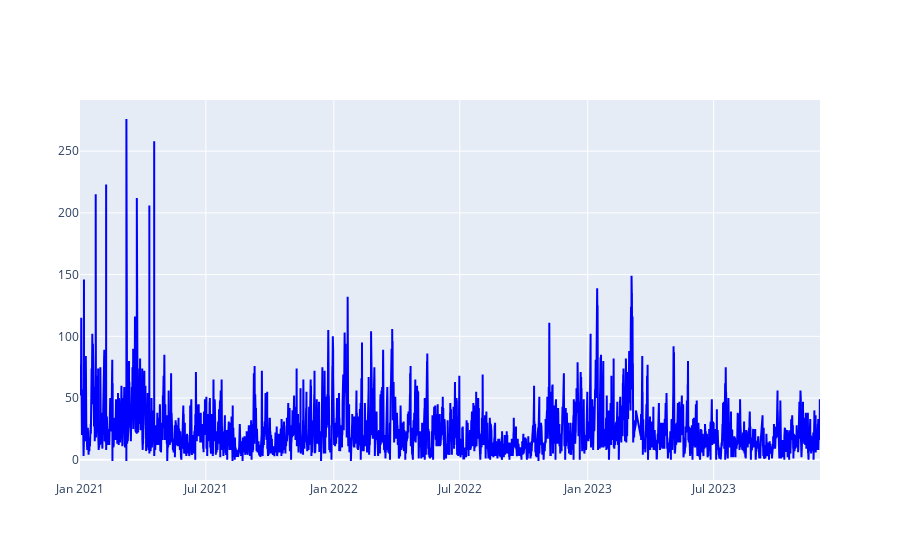

The cell this chart's notebook holds for it:
### Markdown cell above
## time series

### Code cell
# plot time series for S02 and staiontion code 205 with plotly
station_code = 205
station_data = measurement_data[measurement_data['Station code'] == station_code]


# pio.renderers.default = "browser"  # Use the default browser for rendering

fig = go.Figure()
fig.add_trace(go.Scatter(x=station_data['Measurement date'], y=station_data['PM2.5'],
                         mode='lines',
                        #  name='SO2',
                         line=dict(color='blue', width=2)))

### Figure 1 — Plotly figure (JSON) as saved in the notebook; plotly's stock layout.template omitted (floating-point values rounded to 4 significant figures; data arrays with more than 128 entries replaced by an {"elided": "..."} marker saying what was removed)
{"data": [{"line": {"color": "blue", "width": 2}, "mode": "lines", "type": "scatter", "x": {"elided": "25173 str values"}, "y": {"elided": "25173 float values"}}], "layout": {}}
